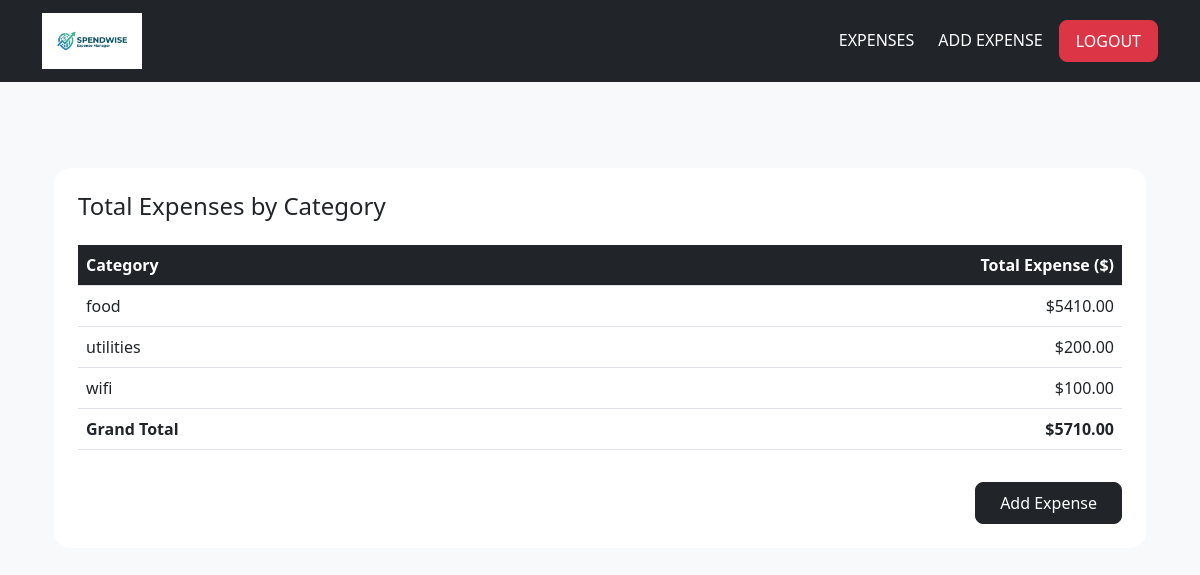
The page /home/ (signed in) on the database its author committed.
### myapp/models.py (models this page shows, shortened)
class Categories(models.Model):
    name = models.CharField(100,null=False,blank=False)

### myapp/views.py (the view)
# urls.py: 2. Add a URL to urlpatterns:  path('', views.home, name='home')
@login_required(login_url="/login/")
def home(request):
    result = (
        Expense.objects.filter(user=request.user)
        .values("category__name")
        .annotate(total=Sum("amount"))
    )
    grand_total = Expense.objects.filter(
        user=request.user
    ).aggregate(total=Sum("amount"))["total"] or 0
    context = {
        "result": result,
        "grand_total": grand_total,
    }
    return render(request, "home.html", context)

### myapp/templates/home.html
{% extends "base.html" %}
{% block content %}
<div class="container mt-5">
    <div class="card border-0 rounded-4 p-4">
        <h4 class=" text-dark mb-4">Total Expenses by Category</h4>
            {% if result %}
            <div class="table-responsive">
                <table class="table table-hover align-middle rounded-3">
                    <thead class="bg-dark text-white">
                        <tr>
                            <th>Category</th>
                            <th class="text-end">Total Expense ($)</th>
                        </tr>
                    </thead>
                    <tbody>
                        {% for item in result %}
                            <tr class="border-bottom animated slideInUp ">
                                <td>{{ item.category__name | default:"Uncategorised" }}</td>
                                <td class="text-end">${{ item.total|floatformat:2 }}</td>
                            </tr>
                        {% endfor %}
                            <tr>
                                <td class="fw-bold">Grand Total</td>
                                <td class="text-end fw-bold">${{ grand_total|floatformat:2 }}</td>
                            </tr>
                    </tbody>
                </table>
            </div>
            {% else %}
            <p class="text-muted text-center">No expenses found.</p>
            {% endif %}
            <div class="d-flex justify-content-end mt-3">
                <a href="{% url 'expense_create' %}" class="btn btn-dark px-4 py-2 rounded-3  fw-medium">Add Expense</a>
            </div>
    </div>
</div>
{% endblock %}

### rows shown on the page
Categories: category__name "food", total "5410.00"
Categories: category__name "utilities", total "200.00"
Categories: category__name "wifi", total "100.00"

### other values the page prints
{{ grand_total|floatformat:2 }} "5710.00"
